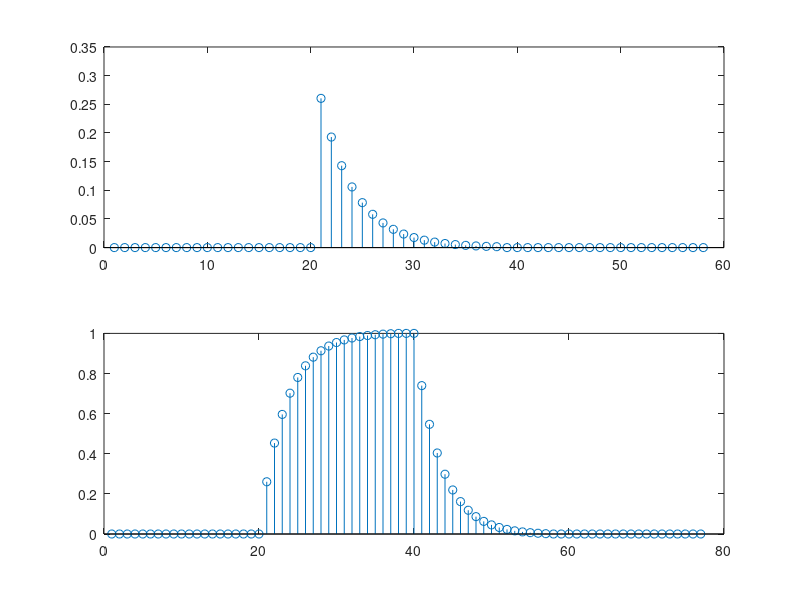

Source code (MATLAB):
clear all;

h1 = exp(-[0:17]*0.3);
h = h1/sum(h1)

delta = [zeros(1,20) 1 zeros(1,20)];
tests = [zeros(1,20) ones(1,20) zeros(1,20)];

yd = conv(delta,h)
ys = conv(tests,h)

subplot(2,1,1)
stem(yd)
subplot(2,1,2)
stem(ys)

print -dpng "ciparu_signali_05.png"
